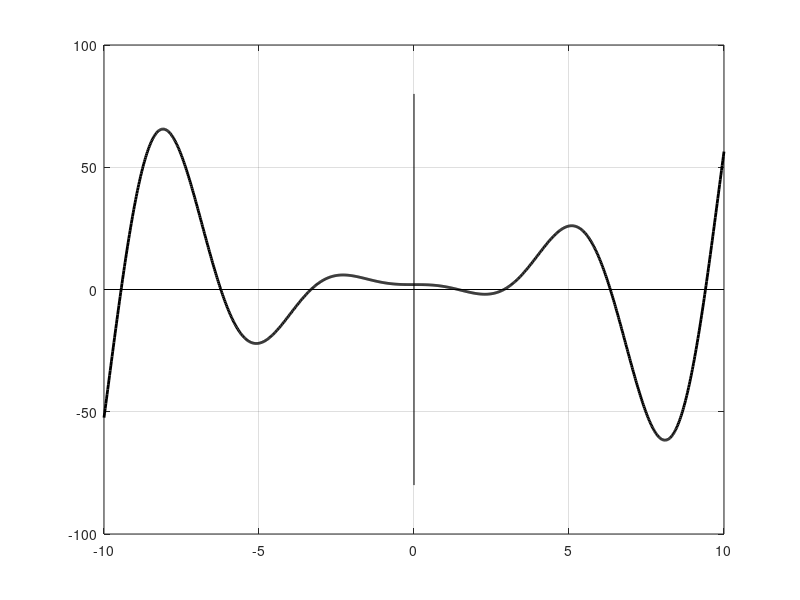

The MATLAB script that drew this image:
%Software:      MATLAB R2021b
%Code:          PHY2009481
%Name:          Guo Yiming
%% Q5a Graph Plotting
x=linspace(-10,10,1000);
y=2-x.^2.*sin(x);
plot(x,y,'LineWidth',2,'Color','k');
line([0 0],[-80 80],'color','k');
line([-10 10],[0 0],'color','k');
grid on;